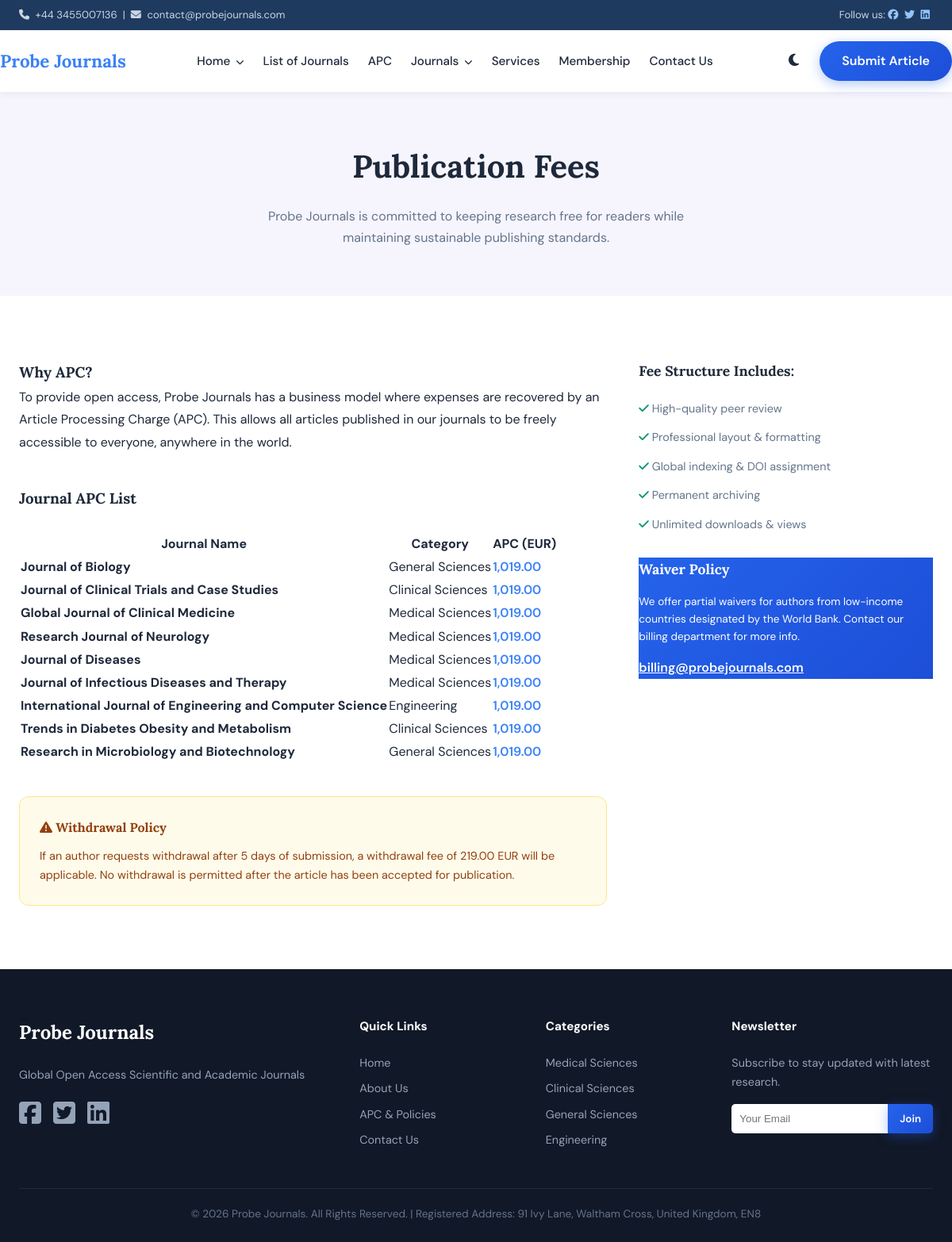
Screenshot of /apc.php with the database file from the repository.
### tables this page shows
CREATE TABLE site_settings (
  setting_key VARCHAR(100) PRIMARY KEY,
  setting_value TEXT,
  setting_label VARCHAR(255),
  setting_type ENUM('text','textarea','email','url','number','image') DEFAULT 'text'
);

CREATE TABLE journals (
  id INT AUTO_INCREMENT PRIMARY KEY,
  name VARCHAR(255) NOT NULL,
  slug VARCHAR(255) NOT NULL UNIQUE,           
  short_name VARCHAR(100),                     
  subject_category VARCHAR(100),               
  description TEXT,
  aim_and_scope TEXT,
  cite_score DECIMAL(4,2),
  impact_factor DECIMAL(4,2),
  h_index INT,
  acceptance_time VARCHAR(100),                
  processing_time VARCHAR(100),                
  publishing_time VARCHAR(100),                
  issue_frequency VARCHAR(100),                
  apc_amount DECIMAL(10,2),                    
  apc_currency VARCHAR(10) DEFAULT 'EUR',
  withdrawal_fee DECIMAL(10,2),                
  withdrawal_days INT DEFAULT 5,
  submission_email VARCHAR(255),
  privacy_statement TEXT,
  copyright_text TEXT,
  oa_articles_count INT DEFAULT 0,
  cover_image VARCHAR(255),
  is_active TINYINT DEFAULT 1,
  sort_order INT DEFAULT 0,
  created_at TIMESTAMP DEFAULT CURRENT_TIMESTAMP,
  updated_at TIMESTAMP DEFAULT CURRENT_TIMESTAMP ON UPDATE CURRENT_TIMESTAMP
);

### includes/functions.php (called while the page is built, shortened)
<?php
function getAllJournals(): array {
    $db = getDB();
    $stmt = $db->query("SELECT * FROM journals WHERE is_active = 1 ORDER BY sort_order ASC");
    return $stmt->fetchAll();
}
function getSiteSetting(string $key, string $default = ''): string {
    $db = getDB();
    $stmt = $db->prepare("SELECT setting_value FROM site_settings WHERE setting_key = ? LIMIT 1");
    $stmt->execute([$key]);
    $result = $stmt->fetch();
    return $result ? $result['setting_value'] : $default;
}
function getPageContent(string $pageKey): string {
    $db = getDB();
    $stmt = $db->prepare("SELECT content FROM site_pages WHERE page_key = ? LIMIT 1");
    $stmt->execute([$pageKey]);
    $result = $stmt->fetch();
    return $result ? $result['content'] : '';
}
function sanitize(string $input): string {
    return htmlspecialchars(trim($input), ENT_QUOTES, 'UTF-8');
}

### public/apc.php (the view, shortened to what this page needs)
<?php
require_once __DIR__ . '/../includes/header.php';
$journals = getAllJournals();
$page_content = getPageContent('publication_fees');
?>
<section style="background: rgba(79, 70, 229, 0.05); padding: 60px 0;">
    <div class="container">
        <h1 style="font-family: var(--font-serif); font-size: 2.5rem; margin-bottom: 15px; text-align: center;">Publication Fees</h1>
        <p style="text-align: center; color: var(--muted); max-width: 600px; margin: 0 auto;">
            Probe Journals is committed to keeping research free for readers while maintaining sustainable publishing standards.
        </p>
    </div>
</section>
<section style="padding: 80px 0;">
    <div class="container">
        <div style="display: grid; grid-template-columns: 2fr 1fr; gap: 40px;">
            <div>
                <div style="line-height: 1.8; color: var(--text); margin-bottom: 40px;">
                    <?php echo $page_content ?: '<h3>Why APC?</h3><p>To provide open access, Probe Journals has a business model where expenses are recovered by an Article Processing Charge (APC). This allows all articles published in our journals to be freely accessible to everyone, anywhere in the world.</p>'; ?>
                </div>
                <h3 style="margin-bottom: 25px;">Journal APC List</h3>
                <div class="card-table">
                    <table>
                        <thead>
                            <tr>
                                <th>Journal Name</th>
                                <th>Category</th>
                                <th>APC (EUR)</th>
                            </tr>
                        </thead>
                        <tbody>
                            <?php foreach ($journals as $j): ?>
                            <tr>
                                <td><strong><?php echo sanitize($j['name']); ?></strong></td>
                                <td><?php echo $j['subject_category']; ?></td>
                                <td style="font-weight: 600; color: var(--indigo);"><?php echo number_format($j['apc_amount'], 2); ?></td>
                            </tr>
                            <?php endforeach; ?>
                        </tbody>
                    </table>
                </div>
                <div style="margin-top: 40px; padding: 25px; background: #fffbeb; border: 1px solid #fde68a; border-radius: 12px; color: #92400e;">
                    <h4 style="margin-bottom: 10px;"><i class="fas fa-exclamation-triangle"></i> Withdrawal Policy</h4>
                    <p style="font-size: 0.9rem;">
                        If an author requests withdrawal after 5 days of submission, a withdrawal fee of 219.00 EUR will be applicable.
                        No withdrawal is permitted after the article has been accepted for publication.
                    </p>
                </div>
            </div>
            <aside>
                <div class="neumorphic" style="margin-bottom: 30px;">
                    <h3 style="font-size: 1.1rem; margin-bottom: 20px;">Fee Structure Includes:</h3>
                    <ul style="font-size: 0.9rem; color: var(--muted); display: flex; flex-direction: column; gap: 12px;">
                        <li><i class="fas fa-check" style="color: #059669;"></i> High-quality peer review</li>
                        <li><i class="fas fa-check" style="color: #059669;"></i> Professional layout & formatting</li>
                        <li><i class="fas fa-check" style="color: #059669;"></i> Global indexing & DOI assignment</li>
                        <li><i class="fas fa-check" style="color: #059669;"></i> Permanent archiving</li>
                        <li><i class="fas fa-check" style="color: #059669;"></i> Unlimited downloads & views</li>
                    </ul>
                </div>
                <div class="neumorphic" style="background: var(--primary-gradient); color: white;">
                    <h3 style="font-size: 1.1rem; margin-bottom: 15px;">Waiver Policy</h3>
                    <p style="font-size: 0.85rem; line-height: 1.6;">
                        We offer partial waivers for authors from low-income countries designated by the World Bank.
                        Contact our billing department for more info.
                    </p>
                    <a href="mailto:billing@probejournals.com" style="display: block; margin-top: 15px; color: white; text-decoration: underline; font-weight: 600;">billing@probejournals.com</a>
                </div>
            </aside>
        </div>
    </div>
</section>
<?php require_once __DIR__ . '/../includes/footer.php'; ?>

### includes/header.php (shortened to what this page needs)
<?php
require_once __DIR__ . '/functions.php';
$journals_nav = getAllJournals();
?>
<!DOCTYPE html>
<html lang="en">
<head>
    <link rel="stylesheet" href="https://cdnjs.cloudflare.com/ajax/libs/font-awesome/6.5.1/css/all.min.css">
    <link rel="stylesheet" href="<?php echo SITE_URL; ?>/assets/css/main.css">
</head>
<body class="<?php echo isset($body_class) ? $body_class : ''; ?>">
<header>
    <div class="top-bar">
        <div class="container" style="display: flex; justify-content: space-between;">
            <div>
                <i class="fas fa-phone"></i> <?php echo getSiteSetting('phone'); ?> &nbsp;|&nbsp;
                <i class="fas fa-envelope"></i> <?php echo getSiteSetting('contact_email'); ?>
            </div>
            <div>
                Follow us:
                <a href="#"><i class="fab fa-facebook"></i></a>
                <a href="#"><i class="fab fa-twitter"></i></a>
                <a href="#"><i class="fab fa-linkedin"></i></a>
            </div>
        </div>
    </div>
    <div class="container nav-container">
        <a href="<?php echo SITE_URL; ?>" class="logo">
            <h1 style="font-family: var(--font-serif); color: var(--indigo);"><?php echo SITE_NAME; ?></h1>
        </a>
        <nav id="main-nav">
            <ul>
                <li class="dropdown">
                    <a href="<?php echo SITE_URL; ?>">
                        Home <i class="fas fa-chevron-down dropdown-chevron"></i>
                    </a>
                </li>
                <li><a href="<?php echo SITE_URL; ?>/list-of-journals.php">List of Journals</a></li>
                <li><a href="<?php echo SITE_URL; ?>/apc.php">APC</a></li>
                <li class="dropdown mega-dropdown">
                    <a href="<?php echo SITE_URL; ?>/list-of-journals.php">
                        Journals <i class="fas fa-chevron-down dropdown-chevron"></i>
                    </a>
                </li>
                <li><a href="<?php echo SITE_URL; ?>/services.php">Services</a></li>
                <li><a href="<?php echo SITE_URL; ?>/membership.php">Membership</a></li>
                <li><a href="<?php echo SITE_URL; ?>/contact.php">Contact Us</a></li>
            </ul>
        </nav>
        <div style="display: flex; align-items: center; gap: 20px;">
            <button class="theme-toggle" id="theme-toggle" title="Toggle Dark Mode">
                <i class="fas fa-moon"></i>
            </button>
            <a href="<?php echo SITE_URL; ?>/submissions.php" class="btn btn-primary">Submit Article</a>
        </div>
    </div>
</header>
<main>

### includes/footer.php (shortened to what this page needs)
</main>
<footer>
    <div class="container">
        <div class="footer-grid">
            <div class="footer-about">
                <h2 style="color: white; margin-bottom: 20px;"><?php echo SITE_NAME; ?></h2>
                <p style="color: #94a3b8; font-size: 0.9rem;">
                    <?php echo getSiteSetting('site_tagline'); ?>
                </p>
                <div style="margin-top: 20px; display: flex; gap: 15px;">
                    <a href="#"><i class="fab fa-facebook-square fa-2x"></i></a>
                    <a href="#"><i class="fab fa-twitter-square fa-2x"></i></a>
                    <a href="#"><i class="fab fa-linkedin fa-2x"></i></a>
                </div>
            </div>
            <div class="footer-links">
                <h3 style="color: white; margin-bottom: 20px;">Quick Links</h3>
                <ul style="color: #94a3b8; font-size: 0.9rem;">
                    <li><a href="<?php echo SITE_URL; ?>">Home</a></li>
                    <li><a href="<?php echo SITE_URL; ?>/about.php">About Us</a></li>
                    <li><a href="<?php echo SITE_URL; ?>/apc.php">APC & Policies</a></li>
                    <li><a href="<?php echo SITE_URL; ?>/contact.php">Contact Us</a></li>
                </ul>
            </div>
            <div class="footer-categories">
                <h3 style="color: white; margin-bottom: 20px;">Categories</h3>
                <ul style="color: #94a3b8; font-size: 0.9rem;">
                    <li><a href="#">Medical Sciences</a></li>
                    <li><a href="#">Clinical Sciences</a></li>
                    <li><a href="#">General Sciences</a></li>
                    <li><a href="#">Engineering</a></li>
                </ul>
            </div>
            <div class="footer-newsletter">
                <h3 style="color: white; margin-bottom: 20px;">Newsletter</h3>
                <p style="color: #94a3b8; font-size: 0.9rem; margin-bottom: 15px;">Subscribe to stay updated with latest research.</p>
                <form action="#" method="POST" style="display: flex;">
                    <input type="email" placeholder="Your Email" style="flex: 1; padding: 10px; border-radius: 5px 0 0 5px; border: none;">
                    <button type="submit" class="btn btn-primary" style="padding: 10px 15px; border-radius: 0 5px 5px 0;">Join</button>
                </form>
            </div>
        </div>
        <div class="footer-bottom">
            <p>&copy; <?php echo date('Y'); ?> <?php echo SITE_NAME; ?>. All Rights Reserved. | Registered Address: <?php echo getSiteSetting('address_registered'); ?></p>
        </div>
    </div>
</footer>
</body>
</html>

### public/assets/css/main.css (style rules this page uses)
:root { --indigo: #3B82F6; --indigo-dark: #2563EB; --teal: #60A5FA; --teal-dark: #3B82F6; --purple: #1D4ED8; --bg: #ffffff; --bg-alt: #f8fafc; --card-bg: #ffffff; --text: #1e293b; --muted: #64748b; --border: #e2e8f0; --shadow: 0 2px 16px rgba(0,0,0,0.08); --primary-gradient: linear-gradient(135deg, #2563EB, #1D4ED8); --font-serif: 'Lora', serif; --font-sans: 'DM Sans', sans-serif; --transition: all 0.3s ease; }
* { box-sizing: border-box; margin: 0; padding: 0; }
body { font-family: var(--font-sans); background-color: var(--bg); color: var(--text); line-height: 1.7; transition: background-color 0.3s, color 0.3s; }
h1, h2, h3, h4, h5, h6 { font-family: var(--font-serif); font-weight: 700; }
a { text-decoration: none; color: inherit; transition: var(--transition); }
ul { list-style: none; }
.container { max-width: 1200px; margin: 0 auto; padding: 0 24px; }
.btn { display: inline-block; padding: 11px 28px; border-radius: 50px; font-weight: 600; cursor: pointer; border: none; font-family: var(--font-sans); transition: var(--transition); }
.btn-primary { background: var(--primary-gradient); color: white; box-shadow: 0 4px 15px rgba(37,99,235,0.35); }
header { background: white; box-shadow: 0 2px 10px rgba(0,0,0,0.06); position: sticky; top: 0; z-index: 1000; }
.top-bar { background: #1e3a5f; padding: 8px 0; font-size: 0.82rem; color: #cbd5e1; }
.top-bar a { color: #93c5fd; }
.top-bar i { margin-right: 4px; }
.nav-container { display: flex; justify-content: space-between; align-items: center; padding: 14px 0; }
.logo h1 { font-size: 1.4rem; color: var(--indigo); font-family: var(--font-serif); }
nav ul { display: flex; gap: 24px; }
nav a { font-weight: 500; font-size: 0.95rem; color: var(--text); }
nav .dropdown { position: relative; }
nav .dropdown-chevron { font-size: 0.65rem; margin-left: 3px; transition: transform 0.25s ease; display: inline-block; }
nav .mega-dropdown { position: static; }
.theme-toggle { background: none; border: none; cursor: pointer; font-size: 1.1rem; color: var(--text); padding: 6px; }
footer { background: #111827; color: white; padding: 60px 0 24px; }
.footer-grid { display: grid; grid-template-columns: 2fr 1fr 1fr 1fr; gap: 40px; margin-bottom: 40px; }
footer a { color: #94a3b8; transition: var(--transition); }
footer li { margin-bottom: 8px; font-size: 0.9rem; }
footer h3 { font-size: 0.95rem; color: white; margin-bottom: 16px; font-family: var(--font-sans); font-weight: 700; }
.footer-bottom { border-top: 1px solid rgba(255,255,255,0.08); padding-top: 20px; text-align: center; font-size: 0.85rem; color: #64748b; }

### rows the page displays
site_settings: setting_value "+44 3455007136"
site_settings: setting_value "contact@probejournals.com"
journals: name "Journal of Biology", subject_category "General Sciences", apc_amount "1,019.00"
journals: name "Journal of Clinical Trials and Case Studies", subject_category "Clinical Sciences", apc_amount "1,019.00"
journals: name "Global Journal of Clinical Medicine", subject_category "Medical Sciences", apc_amount "1,019.00"
journals: name "Research Journal of Neurology", subject_category "Medical Sciences", apc_amount "1,019.00"
journals: name "Journal of Diseases", subject_category "Medical Sciences", apc_amount "1,019.00"
journals: name "Journal of Infectious Diseases and Therapy", subject_category "Medical Sciences", apc_amount "1,019.00"
journals: name "International Journal of Engineering and Computer Science", subject_category "Engineering", apc_amount "1,019.00"
journals: name "Trends in Diabetes Obesity and Metabolism", subject_category "Clinical Sciences", apc_amount "1,019.00"
journals: name "Research in Microbiology and Biotechnology", subject_category "General Sciences", apc_amount "1,019.00"
site_settings: setting_value "Global Open Access Scientific and Academic Journals"
site_settings: setting_value "91 Ivy Lane, Waltham Cross, United Kingdom, EN8"

### other values shown
SITE_NAME "Probe Journals"
